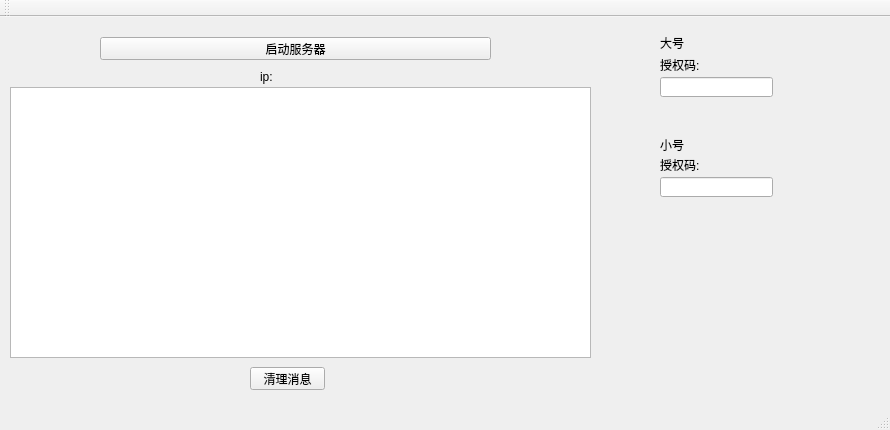
<?xml version="1.0" encoding="UTF-8"?>
<ui version="4.0">
 <class>BHXServerClass</class>
 <widget class="QMainWindow" name="BHXServerClass">
  <property name="geometry">
   <rect>
    <x>0</x>
    <y>0</y>
    <width>890</width>
    <height>430</height>
   </rect>
  </property>
  <property name="windowTitle">
   <string>BHXServer</string>
  </property>
  <widget class="QWidget" name="centralWidget">
   <widget class="QPushButton" name="pb_startserver">
    <property name="geometry">
     <rect>
      <x>100</x>
      <y>20</y>
      <width>391</width>
      <height>23</height>
     </rect>
    </property>
    <property name="text">
     <string>启动服务器</string>
    </property>
   </widget>
   <widget class="QTextBrowser" name="tb_log">
    <property name="geometry">
     <rect>
      <x>10</x>
      <y>70</y>
      <width>581</width>
      <height>271</height>
     </rect>
    </property>
   </widget>
   <widget class="QLabel" name="lb_ip">
    <property name="geometry">
     <rect>
      <x>260</x>
      <y>50</y>
      <width>131</width>
      <height>20</height>
     </rect>
    </property>
    <property name="text">
     <string>ip:</string>
    </property>
   </widget>
   <widget class="QPushButton" name="pb_clean_log">
    <property name="geometry">
     <rect>
      <x>250</x>
      <y>350</y>
      <width>75</width>
      <height>23</height>
     </rect>
    </property>
    <property name="text">
     <string>清理消息</string>
    </property>
   </widget>
   <widget class="QLabel" name="lb_dahao">
    <property name="geometry">
     <rect>
      <x>660</x>
      <y>20</y>
      <width>54</width>
      <height>12</height>
     </rect>
    </property>
    <property name="text">
     <string>大号</string>
    </property>
   </widget>
   <widget class="QLineEdit" name="lineEdit">
    <property name="geometry">
     <rect>
      <x>660</x>
      <y>60</y>
      <width>113</width>
      <height>20</height>
     </rect>
    </property>
   </widget>
   <widget class="QLabel" name="lb_xiaohao">
    <property name="geometry">
     <rect>
      <x>660</x>
      <y>120</y>
      <width>31</width>
      <height>16</height>
     </rect>
    </property>
    <property name="text">
     <string>小号</string>
    </property>
   </widget>
   <widget class="QLineEdit" name="lineEdit_2">
    <property name="geometry">
     <rect>
      <x>660</x>
      <y>160</y>
      <width>113</width>
      <height>20</height>
     </rect>
    </property>
   </widget>
   <widget class="QLabel" name="lb_dh_mac">
    <property name="geometry">
     <rect>
      <x>660</x>
      <y>40</y>
      <width>41</width>
      <height>16</height>
     </rect>
    </property>
    <property name="text">
     <string>授权码:</string>
    </property>
   </widget>
   <widget class="QLabel" name="lb_xh_mac">
    <property name="geometry">
     <rect>
      <x>660</x>
      <y>140</y>
      <width>41</width>
      <height>16</height>
     </rect>
    </property>
    <property name="text">
     <string>授权码:</string>
    </property>
   </widget>
  </widget>
  <widget class="QMenuBar" name="menuBar">
   <property name="geometry">
    <rect>
     <x>0</x>
     <y>0</y>
     <width>890</width>
     <height>23</height>
    </rect>
   </property>
  </widget>
  <widget class="QToolBar" name="mainToolBar">
   <attribute name="toolBarArea">
    <enum>TopToolBarArea</enum>
   </attribute>
   <attribute name="toolBarBreak">
    <bool>false</bool>
   </attribute>
  </widget>
  <widget class="QStatusBar" name="statusBar"/>
 </widget>
 <layoutdefault spacing="6" margin="11"/>
 <resources>
  <include location="bhxserver.qrc"/>
 </resources>
 <connections/>
</ui>
